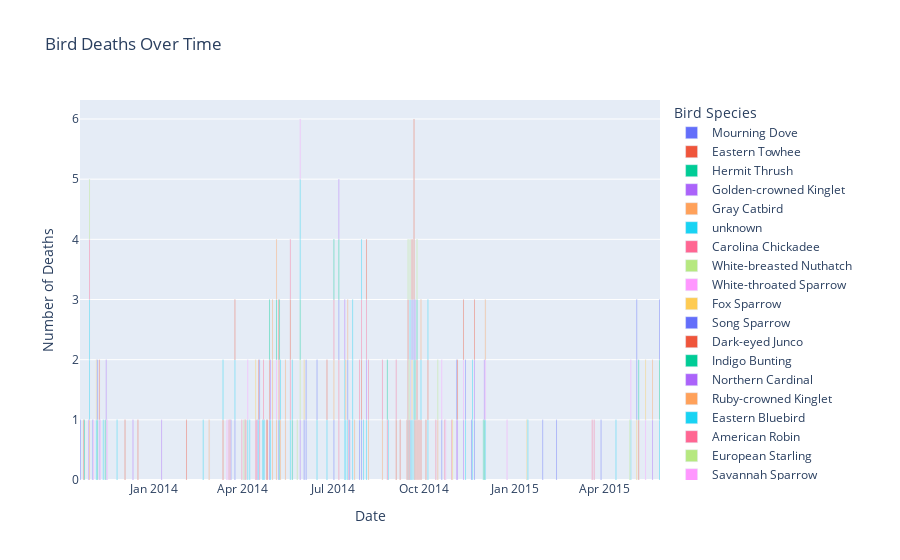

Notebook code cell kept with this figure:
### Code cell
import plotly.express as px
import pandas as pd

df=pd.read_csv("bird-window-collision-death.csv")
df['Date'] = pd.to_datetime(df['Date'])

# Create a bar chart
fig = px.bar(df, x='Date', y='Deaths', color='Common Name', title='Bird Deaths Over Time',
             labels={'Date': 'Date', 'Deaths': 'Number of Deaths', 'Common Name': 'Bird Species'})

# Show the plot
fig.show()

### Figure 1 — Plotly figure (JSON) as saved in the notebook; plotly's stock layout.template omitted (floating-point values rounded to 4 significant figures)
{"data": [{"alignmentgroup": "True", "hovertemplate": "Bird Species=Mourning Dove <br>Date=%{x}<br>Number of Deaths=%{y}<extra></extra>", "legendgroup": "Mourning Dove ", "marker": {"color": "#636efa", "pattern": {"shape": ""}}, "name": "Mourning Dove ", "offsetgroup": "Mourning Dove ", "orientation": "v", "showlegend": true, "textposition": "auto", "type": "bar", "x": ["2013-10-19T00:00:00", "2013-10-31T00:00:00", "2014-03-24T00:00:00", "2014-04-16T00:00:00", "2014-04-28T00:00:00", "2014-05-07T00:00:00", "2014-06-04T00:00:00", "2014-07-02T00:00:00", "2014-07-30T00:00:00", "2014-09-17T00:00:00", "2014-10-19T00:00:00", "2014-11-21T00:00:00", "2015-01-29T00:00:00", "2015-02-12T00:00:00"], "xaxis": "x", "y": [1, 1, 1, 1, 1, 1, 1, 1, 1, 1, 1, 1, 1, 1], "yaxis": "y"}, {"alignmentgroup": "True", "hovertemplate": "Bird Species=Eastern Towhee <br>Date=%{x}<br>Number of Deaths=%{y}<extra></extra>", "legendgroup": "Eastern Towhee ", "marker": {"color": "#EF553B", "pattern": {"shape": ""}}, "name": "Eastern Towhee ", "offsetgroup": "Eastern Towhee ", "orientation": "v", "showlegend": true, "textposition": "auto", "type": "bar", "x": ["2013-10-22T00:00:00", "2014-02-03T00:00:00"], "xaxis": "x", "y": [1, 1], "yaxis": "y"}, {"alignmentgroup": "True", "hovertemplate": "Bird Species=Hermit Thrush <br>Date=%{x}<br>Number of Deaths=%{y}<extra></extra>", "legendgroup": "Hermit Thrush ", "marker": {"color": "#00cc96", "pattern": {"shape": ""}}, "name": "Hermit Thrush ", "offsetgroup": "Hermit Thrush ", "orientation": "v", "showlegend": true, "textposition": "auto", "type": "bar", "x": ["2013-10-23T00:00:00", "2013-11-05T00:00:00", "2014-05-08T00:00:00", "2014-11-30T00:00:00"], "xaxis": "x", "y": [1, 1, 1, 1], "yaxis": "y"}, {"alignmentgroup": "True", "hovertemplate": "Bird Species=Golden-crowned Kinglet <br>Date=%{x}<br>Number of Deaths=%{y}<extra></extra>", "legendgroup": "Golden-crowned Kinglet ", "marker": {"color": "#ab63fa", "pattern": {"shape": ""}}, "name": "Golden-crowned Kinglet ", "offsetgroup": "Golden-crowned Kinglet ", "orientation": "v", "showlegend": true, "textposition": "auto", "type": "bar", "x": ["2013-10-27T00:00:00", "2013-11-07T00:00:00", "2013-11-14T00:00:00", "2013-12-11T00:00:00", "2014-01-09T00:00:00", "2014-11-03T00:00:00", "2014-11-04T00:00:00", "2014-11-10T00:00:00", "2014-11-21T00:00:00"], "xaxis": "x", "y": [1, 1, 1, 1, 1, 1, 1, 1, 1], "yaxis": "y"}, {"alignmentgroup": "True", "hovertemplate": "Bird Species=Gray Catbird <br>Date=%{x}<br>Number of Deaths=%{y}<extra></extra>", "legendgroup": "Gray Catbird ", "marker": {"color": "#FFA15A", "pattern": {"shape": ""}}, "name": "Gray Catbird ", "offsetgroup": "Gray Catbird ", "orientation": "v", "showlegend": true, "textposition": "auto", "type": "bar", "x": ["2013-10-28T00:00:00", "2014-05-01T00:00:00", "2014-05-01T00:00:00", "2014-05-01T00:00:00", "2014-05-05T00:00:00", "2014-05-07T00:00:00", "2014-05-09T00:00:00", "2014-05-14T00:00:00", "2014-05-14T00:00:00", "2014-07-02T00:00:00", "2014-08-06T00:00:00", "2014-08-20T00:00:00", "2014-10-15T00:00:00"], "xaxis": "x", "y": [1, 1, 1, 1, 1, 1, 1, 1, 1, 1, 1, 1, 1], "yaxis": "y"}, {"alignmentgroup": "True", "hovertemplate": "Bird Species=unknown<br>Date=%{x}<br>Number of Deaths=%{y}<extra></extra>", "legendgroup": "unknown", "marker": {"color": "#19d3f3", "pattern": {"shape": ""}}, "name": "unknown", "offsetgroup": "unknown", "orientation": "v", "showlegend": true, "textposition": "auto", "type": "bar", "x": ["2013-10-28T00:00:00", "2013-10-28T00:00:00", "2013-11-04T00:00:00", "2013-11-11T00:00:00", "2013-11-25T00:00:00", "2014-02-20T00:00:00", "2014-03-24T00:00:00", "2014-04-06T00:00:00", "2014-04-08T00:00:00", "2014-04-17T00:00:00", "2014-04-21T00:00:00", "2014-04-23T00:00:00", "2014-04-29T00:00:00", "2014-05-19T00:00:00", "2014-06-15T00:00:00", "2014-06-25T00:00:00", "2014-07-13T00:00:00", "2014-07-13T00:00:00", "2014-07-14T00:00:00", "2014-07-16T00:00:00", "2014-07-21T00:00:00", "2014-07-21T00:00:00", "2014-07-21T00:00:00", "2014-08-01T00:00:00", "2014-08-04T00:00:00", "2014-08-26T00:00:00", "2014-09-15T00:00:00", "2014-09-17T00:00:00", "2014-09-17T00:00:00", "2014-09-18T00:00:00", "2014-09-19T00:00:00", "2014-09-21T00:00:00", "2014-09-21T00:00:00", "2014-10-05T00:00:00", "2014-11-12T00:00:00", "2014-11-19T00:00:00", "2014-11-19T00:00:00", "2014-12-02T00:00:00", "2015-04-13T00:00:00", "2015-04-28T00:00:00", "2015-05-27T00:00:00"], "xaxis": "x", "y": [1, 1, 1, 1, 1, 1, 1, 1, 1, 1, 1, 1, 1, 1, 1, 1, 1, 1, 1, 1, 1, 1, 1, 1, 1, 1, 1, 1, 1, 1, 1, 1, 1, 1, 1, 1, 1, 1, 1, 1, 1], "yaxis": "y"}, {"alignmentgroup": "True", "hovertemplate": "Bird Species=Carolina Chickadee <br>Date=%{x}<br>Number of Deaths=%{y}<extra></extra>", "legendgroup": "Carolina Chickadee ", "marker": {"color": "#FF6692", "pattern": {"shape": ""}}, "name": "Carolina Chickadee ", "offsetgroup": "Carolina Chickadee ", "orientation": "v", "showlegend": true, "textposition": "auto", "type": "bar", "x": ["2013-10-28T00:00:00"], "xaxis": "x", "y": [1], "yaxis": "y"}, {"alignmentgroup": "True", "hovertemplate": "Bird Species=White-breasted Nuthatch <br>Date=%{x}<br>Number of Deaths=%{y}<extra></extra>", "legendgroup": "White-breasted Nuthatch ", "marker": {"color": "#B6E880", "pattern": {"shape": ""}}, "name": "White-breasted Nuthatch ", "offsetgroup": "White-breasted Nuthatch ", "orientation": "v", "showlegend": true, "textposition": "auto", "type": "bar", "x": ["2013-10-28T00:00:00"], "xaxis": "x", "y": [1], "yaxis": "y"}, {"alignmentgroup": "True", "hovertemplate": "Bird Species=White-throated Sparrow <br>Date=%{x}<br>Number of Deaths=%{y}<extra></extra>", "legendgroup": "White-throated Sparrow ", "marker": {"color": "#FF97FF", "pattern": {"shape": ""}}, "name": "White-throated Sparrow ", "offsetgroup": "White-throated Sparrow ", "orientation": "v", "showlegend": true, "textposition": "auto", "type": "bar", "x": ["2013-11-01T00:00:00", "2013-11-08T00:00:00", "2013-11-15T00:00:00", "2014-03-16T00:00:00", "2014-05-05T00:00:00", "2014-10-23T00:00:00", "2014-11-10T00:00:00", "2014-12-02T00:00:00", "2014-12-24T00:00:00"], "xaxis": "x", "y": [1, 1, 1, 1, 1, 1, 1, 1, 1], "yaxis": "y"}, {"alignmentgroup": "True", "hovertemplate": "Bird Species=Fox Sparrow <br>Date=%{x}<br>Number of Deaths=%{y}<extra></extra>", "legendgroup": "Fox Sparrow ", "marker": {"color": "#FECB52", "pattern": {"shape": ""}}, "name": "Fox Sparrow ", "offsetgroup": "Fox Sparrow ", "orientation": "v", "showlegend": true, "textposition": "auto", "type": "bar", "x": ["2013-11-04T00:00:00"], "xaxis": "x", "y": [1], "yaxis": "y"}, {"alignmentgroup": "True", "hovertemplate": "Bird Species=Song Sparrow <br>Date=%{x}<br>Number of Deaths=%{y}<extra></extra>", "legendgroup": "Song Sparrow ", "marker": {"color": "#636efa", "pattern": {"shape": ""}}, "name": "Song Sparrow ", "offsetgroup": "Song Sparrow ", "orientation": "v", "showlegend": true, "textposition": "auto", "type": "bar", "x": ["2013-11-05T00:00:00", "2014-03-20T00:00:00", "2014-06-15T00:00:00", "2014-07-16T00:00:00", "2014-07-28T00:00:00"], "xaxis": "x", "y": [1, 1, 1, 1, 1], "yaxis": "y"}, {"alignmentgroup": "True", "hovertemplate": "Bird Species=Dark-eyed Junco <br>Date=%{x}<br>Number of Deaths=%{y}<extra></extra>", "legendgroup": "Dark-eyed Junco ", "marker": {"color": "#EF553B", "pattern": {"shape": ""}}, "name": "Dark-eyed Junco ", "offsetgroup": "Dark-eyed Junco ", "orientation": "v", "showlegend": true, "textposition": "auto", "type": "bar", "x": ["2013-11-07T00:00:00", "2013-12-03T00:00:00", "2013-12-16T00:00:00", "2014-03-12T00:00:00", "2014-03-24T00:00:00", "2014-04-04T00:00:00", "2014-04-17T00:00:00", "2014-11-10T00:00:00", "2014-11-21T00:00:00"], "xaxis": "x", "y": [1, 1, 1, 1, 1, 1, 1, 1, 1], "yaxis": "y"}, {"alignmentgroup": "True", "hovertemplate": "Bird Species=Indigo Bunting <br>Date=%{x}<br>Number of Deaths=%{y}<extra></extra>", "legendgroup": "Indigo Bunting ", "marker": {"color": "#00cc96", "pattern": {"shape": ""}}, "name": "Indigo Bunting ", "offsetgroup": "Indigo Bunting ", "orientation": "v", "showlegend": true, "textposition": "auto", "type": "bar", "x": ["2013-11-13T00:00:00", "2014-05-05T00:00:00", "2015-05-27T00:00:00"], "xaxis": "x", "y": [1, 1, 1], "yaxis": "y"}, {"alignmentgroup": "True", "hovertemplate": "Bird Species=Northern Cardinal <br>Date=%{x}<br>Number of Deaths=%{y}<extra></extra>", "legendgroup": "Northern Cardinal ", "marker": {"color": "#ab63fa", "pattern": {"shape": ""}}, "name": "Northern Cardinal ", "offsetgroup": "Northern Cardinal ", "orientation": "v", "showlegend": true, "textposition": "auto", "type": "bar", "x": ["2013-11-14T00:00:00", "2014-05-29T00:00:00", "2014-07-13T00:00:00", "2014-08-04T00:00:00"], "xaxis": "x", "y": [1, 1, 1, 1], "yaxis": "y"}, {"alignmentgroup": "True", "hovertemplate": "Bird Species=Ruby-crowned Kinglet <br>Date=%{x}<br>Number of Deaths=%{y}<extra></extra>", "legendgroup": "Ruby-crowned Kinglet ", "marker": {"color": "#FFA15A", "pattern": {"shape": ""}}, "name": "Ruby-crowned Kinglet ", "offsetgroup": "Ruby-crowned Kinglet ", "orientation": "v", "showlegend": true, "textposition": "auto", "type": "bar", "x": ["2014-02-26T00:00:00"], "xaxis": "x", "y": [1], "yaxis": "y"}, {"alignmentgroup": "True", "hovertemplate": "Bird Species=Eastern Bluebird <br>Date=%{x}<br>Number of Deaths=%{y}<extra></extra>", "legendgroup": "Eastern Bluebird ", "marker": {"color": "#19d3f3", "pattern": {"shape": ""}}, "name": "Eastern Bluebird ", "offsetgroup": "Eastern Bluebird ", "orientation": "v", "showlegend": true, "textposition": "auto", "type": "bar", "x": ["2014-03-12T00:00:00", "2014-04-22T00:00:00"], "xaxis": "x", "y": [1, 1], "yaxis": "y"}, {"alignmentgroup": "True", "hovertemplate": "Bird Species=American Robin <br>Date=%{x}<br>Number of Deaths=%{y}<extra></extra>", "legendgroup": "American Robin ", "marker": {"color": "#FF6692", "pattern": {"shape": ""}}, "name": "American Robin ", "offsetgroup": "American Robin ", "orientation": "v", "showlegend": true, "textposition": "auto", "type": "bar", "x": ["2014-03-18T00:00:00", "2014-03-19T00:00:00", "2014-03-31T00:00:00", "2014-04-03T00:00:00", "2014-04-14T00:00:00", "2014-04-15T00:00:00", "2014-04-18T00:00:00", "2014-04-22T00:00:00", "2014-05-08T00:00:00", "2014-05-19T00:00:00", "2014-07-02T00:00:00", "2014-07-07T00:00:00", "2014-07-07T00:00:00", "2014-07-17T00:00:00", "2014-07-28T00:00:00", "2014-08-04T00:00:00", "2014-08-06T00:00:00", "2014-08-20T00:00:00", "2014-10-22T00:00:00", "2014-10-29T00:00:00", "2015-03-20T00:00:00"], "xaxis": "x", "y": [1, 1, 1, 1, 1, 1, 1, 1, 1, 1, 1, 1, 1, 1, 1, 1, 1, 1, 1, 1, 1], "yaxis": "y"}, {"alignmentgroup": "True", "hovertemplate": "Bird Species=European Starling <br>Date=%{x}<br>Number of Deaths=%{y}<extra></extra>", "legendgroup": "European Starling ", "marker": {"color": "#B6E880", "pattern": {"shape": ""}}, "name": "European Starling ", "offsetgroup": "European Starling ", "orientation": "v", "showlegend": true, "textposition": "auto", "type": "bar", "x": ["2014-04-02T00:00:00", "2014-05-29T00:00:00"], "xaxis": "x", "y": [1, 1], "yaxis": "y"}, {"alignmentgroup": "True", "hovertemplate": "Bird Species=Savannah Sparrow <br>Date=%{x}<br>Number of Deaths=%{y}<extra></extra>", "legendgroup": "Savannah Sparrow ", "marker": {"color": "#FF97FF", "pattern": {"shape": ""}}, "name": "Savannah Sparrow ", "offsetgroup": "Savannah Sparrow ", "orientation": "v", "showlegend": true, "textposition": "auto", "type": "bar", "x": ["2014-04-06T00:00:00"], "xaxis": "x", "y": [1], "yaxis": "y"}, {"alignmentgroup": "True", "hovertemplate": "Bird Species=Brown Thrasher <br>Date=%{x}<br>Number of Deaths=%{y}<extra></extra>", "legendgroup": "Brown Thrasher ", "marker": {"color": "#FECB52", "pattern": {"shape": ""}}, "name": "Brown Thrasher ", "offsetgroup": "Brown Thrasher ", "orientation": "v", "showlegend": true, "textposition": "auto", "type": "bar", "x": ["2014-04-14T00:00:00"], "xaxis": "x", "y": [1], "yaxis": "y"}, {"alignmentgroup": "True", "hovertemplate": "Bird Species=Cedar Waxwing <br>Date=%{x}<br>Number of Deaths=%{y}<extra></extra>", "legendgroup": "Cedar Waxwing ", "marker": {"color": "#636efa", "pattern": {"shape": ""}}, "name": "Cedar Waxwing ", "offsetgroup": "Cedar Waxwing ", "orientation": "v", "showlegend": true, "textposition": "auto", "type": "bar", "x": ["2014-04-18T00:00:00", "2014-06-02T00:00:00", "2014-07-18T00:00:00", "2014-09-21T00:00:00", "2014-11-12T00:00:00", "2015-03-29T00:00:00", "2015-05-27T00:00:00"], "xaxis": "x", "y": [1, 1, 1, 1, 1, 1, 1], "yaxis": "y"}, {"alignmentgroup": "True", "hovertemplate": "Bird Species=Ruby-throated Hummingbird <br>Date=%{x}<br>Number of Deaths=%{y}<extra></extra>", "legendgroup": "Ruby-throated Hummingbird ", "marker": {"color": "#EF553B", "pattern": {"shape": ""}}, "name": "Ruby-throated Hummingbird ", "offsetgroup": "Ruby-throated Hummingbird ", "orientation": "v", "showlegend": true, "textposition": "auto", "type": "bar", "x": ["2014-04-25T00:00:00", "2014-04-26T00:00:00", "2014-04-28T00:00:00", "2014-05-07T00:00:00", "2014-05-19T00:00:00", "2014-07-30T00:00:00", "2014-08-04T00:00:00", "2014-09-03T00:00:00", "2014-09-07T00:00:00", "2014-09-14T00:00:00", "2014-09-15T00:00:00", "2014-09-15T00:00:00", "2014-09-16T00:00:00", "2014-09-21T00:00:00", "2014-09-21T00:00:00", "2014-09-22T00:00:00", "2014-09-24T00:00:00", "2014-09-24T00:00:00", "2014-09-26T00:00:00", "2014-09-28T00:00:00", "2014-10-03T00:00:00", "2014-10-05T00:00:00"], "xaxis": "x", "y": [1, 1, 1, 1, 1, 1, 1, 1, 1, 1, 1, 1, 1, 1, 1, 1, 1, 1, 1, 1, 1, 1], "yaxis": "y"}, {"alignmentgroup": "True", "hovertemplate": "Bird Species=American Goldfinch <br>Date=%{x}<br>Number of Deaths=%{y}<extra></extra>", "legendgroup": "American Goldfinch ", "marker": {"color": "#00cc96", "pattern": {"shape": ""}}, "name": "American Goldfinch ", "offsetgroup": "American Goldfinch ", "orientation": "v", "showlegend": true, "textposition": "auto", "type": "bar", "x": ["2014-04-28T00:00:00", "2014-05-08T00:00:00", "2014-05-21T00:00:00", "2014-05-29T00:00:00", "2014-09-24T00:00:00"], "xaxis": "x", "y": [1, 1, 1, 1, 1], "yaxis": "y"}, {"alignmentgroup": "True", "hovertemplate": "Bird Species=Yellow-rumped Warbler <br>Date=%{x}<br>Number of Deaths=%{y}<extra></extra>", "legendgroup": "Yellow-rumped Warbler ", "marker": {"color": "#ab63fa", "pattern": {"shape": ""}}, "name": "Yellow-rumped Warbler ", "offsetgroup": "Yellow-rumped Warbler ", "orientation": "v", "showlegend": true, "textposition": "auto", "type": "bar", "x": ["2014-04-29T00:00:00"], "xaxis": "x", "y": [1], "yaxis": "y"}, {"alignmentgroup": "True", "hovertemplate": "Bird Species=Red-winged Blackbird <br>Date=%{x}<br>Number of Deaths=%{y}<extra></extra>", "legendgroup": "Red-winged Blackbird ", "marker": {"color": "#FFA15A", "pattern": {"shape": ""}}, "name": "Red-winged Blackbird ", "offsetgroup": "Red-winged Blackbird ", "orientation": "v", "showlegend": true, "textposition": "auto", "type": "bar", "x": ["2014-05-05T00:00:00", "2014-07-14T00:00:00", "2014-07-23T00:00:00"], "xaxis": "x", "y": [1, 1, 1], "yaxis": "y"}, {"alignmentgroup": "True", "hovertemplate": "Bird Species=Yellow-billed Cuckoo <br>Date=%{x}<br>Number of Deaths=%{y}<extra></extra>", "legendgroup": "Yellow-billed Cuckoo ", "marker": {"color": "#19d3f3", "pattern": {"shape": ""}}, "name": "Yellow-billed Cuckoo ", "offsetgroup": "Yellow-billed Cuckoo ", "orientation": "v", "showlegend": true, "textposition": "auto", "type": "bar", "x": ["2014-05-09T00:00:00", "2014-05-21T00:00:00", "2014-05-29T00:00:00", "2014-05-29T00:00:00", "2014-09-28T00:00:00"], "xaxis": "x", "y": [1, 1, 1, 1, 1], "yaxis": "y"}, {"alignmentgroup": "True", "hovertemplate": "Bird Species=Northern Flicker <br>Date=%{x}<br>Number of Deaths=%{y}<extra></extra>", "legendgroup": "Northern Flicker ", "marker": {"color": "#FF6692", "pattern": {"shape": ""}}, "name": "Northern Flicker ", "offsetgroup": "Northern Flicker ", "orientation": "v", "showlegend": true, "textposition": "auto", "type": "bar", "x": ["2014-05-19T00:00:00", "2014-07-30T00:00:00", "2014-08-25T00:00:00"], "xaxis": "x", "y": [1, 1, 1], "yaxis": "y"}, {"alignmentgroup": "True", "hovertemplate": "Bird Species=Common Yellowthroat <br>Date=%{x}<br>Number of Deaths=%{y}<extra></extra>", "legendgroup": "Common Yellowthroat ", "marker": {"color": "#B6E880", "pattern": {"shape": ""}}, "name": "Common Yellowthroat ", "offsetgroup": "Common Yellowthroat ", "orientation": "v", "showlegend": true, "textposition": "auto", "type": "bar", "x": ["2014-05-26T00:00:00", "2014-09-16T00:00:00", "2014-09-17T00:00:00"], "xaxis": "x", "y": [1, 1, 1], "yaxis": "y"}, {"alignmentgroup": "True", "hovertemplate": "Bird Species=American Redstart <br>Date=%{x}<br>Number of Deaths=%{y}<extra></extra>", "legendgroup": "American Redstart ", "marker": {"color": "#FF97FF", "pattern": {"shape": ""}}, "name": "American Redstart ", "offsetgroup": "American Redstart ", "orientation": "v", "showlegend": true, "textposition": "auto", "type": "bar", "x": ["2014-05-29T00:00:00"], "xaxis": "x", "y": [1], "yaxis": "y"}, {"alignmentgroup": "True", "hovertemplate": "Bird Species=Great Crested Flycatcher <br>Date=%{x}<br>Number of Deaths=%{y}<extra></extra>", "legendgroup": "Great Crested Flycatcher ", "marker": {"color": "#FECB52", "pattern": {"shape": ""}}, "name": "Great Crested Flycatcher ", "offsetgroup": "Great Crested Flycatcher ", "orientation": "v", "showlegend": true, "textposition": "auto", "type": "bar", "x": ["2014-06-02T00:00:00"], "xaxis": "x", "y": [1], "yaxis": "y"}, {"alignmentgroup": "True", "hovertemplate": "Bird Species=House Finch <br>Date=%{x}<br>Number of Deaths=%{y}<extra></extra>", "legendgroup": "House Finch ", "marker": {"color": "#636efa", "pattern": {"shape": ""}}, "name": "House Finch ", "offsetgroup": "House Finch ", "orientation": "v", "showlegend": true, "textposition": "auto", "type": "bar", "x": ["2014-06-04T00:00:00", "2014-07-07T00:00:00", "2014-11-18T00:00:00"], "xaxis": "x", "y": [1, 1, 1], "yaxis": "y"}, {"alignmentgroup": "True", "hovertemplate": "Bird Species=Northern Mockingbird <br>Date=%{x}<br>Number of Deaths=%{y}<extra></extra>", "legendgroup": "Northern Mockingbird ", "marker": {"color": "#EF553B", "pattern": {"shape": ""}}, "name": "Northern Mockingbird ", "offsetgroup": "Northern Mockingbird ", "orientation": "v", "showlegend": true, "textposition": "auto", "type": "bar", "x": ["2014-06-25T00:00:00", "2014-09-21T00:00:00"], "xaxis": "x", "y": [1, 1], "yaxis": "y"}, {"alignmentgroup": "True", "hovertemplate": "Bird Species=Ovenbird <br>Date=%{x}<br>Number of Deaths=%{y}<extra></extra>", "legendgroup": "Ovenbird ", "marker": {"color": "#00cc96", "pattern": {"shape": ""}}, "name": "Ovenbird ", "offsetgroup": "Ovenbird ", "orientation": "v", "showlegend": true, "textposition": "auto", "type": "bar", "x": ["2014-07-02T00:00:00", "2014-07-07T00:00:00", "2014-08-25T00:00:00"], "xaxis": "x", "y": [1, 1, 1], "yaxis": "y"}, {"alignmentgroup": "True", "hovertemplate": "Bird Species=Louisiana Waterthrush <br>Date=%{x}<br>Number of Deaths=%{y}<extra></extra>", "legendgroup": "Louisiana Waterthrush ", "marker": {"color": "#ab63fa", "pattern": {"shape": ""}}, "name": "Louisiana Waterthrush ", "offsetgroup": "Louisiana Waterthrush ", "orientation": "v", "showlegend": true, "textposition": "auto", "type": "bar", "x": ["2014-07-07T00:00:00"], "xaxis": "x", "y": [1], "yaxis": "y"}, {"alignmentgroup": "True", "hovertemplate": "Bird Species=Yellow-throated Vireo <br>Date=%{x}<br>Number of Deaths=%{y}<extra></extra>", "legendgroup": "Yellow-throated Vireo ", "marker": {"color": "#FFA15A", "pattern": {"shape": ""}}, "name": "Yellow-throated Vireo ", "offsetgroup": "Yellow-throated Vireo ", "orientation": "v", "showlegend": true, "textposition": "auto", "type": "bar", "x": ["2014-07-16T00:00:00"], "xaxis": "x", "y": [1], "yaxis": "y"}, {"alignmentgroup": "True", "hovertemplate": "Bird Species=Field Sparrow <br>Date=%{x}<br>Number of Deaths=%{y}<extra></extra>", "legendgroup": "Field Sparrow ", "marker": {"color": "#19d3f3", "pattern": {"shape": ""}}, "name": "Field Sparrow ", "offsetgroup": "Field Sparrow ", "orientation": "v", "showlegend": true, "textposition": "auto", "type": "bar", "x": ["2014-07-30T00:00:00"], "xaxis": "x", "y": [1], "yaxis": "y"}, {"alignmentgroup": "True", "hovertemplate": "Bird Species=Common Nighthawk <br>Date=%{x}<br>Number of Deaths=%{y}<extra></extra>", "legendgroup": "Common Nighthawk ", "marker": {"color": "#FF6692", "pattern": {"shape": ""}}, "name": "Common Nighthawk ", "offsetgroup": "Common Nighthawk ", "orientation": "v", "showlegend": true, "textposition": "auto", "type": "bar", "x": ["2014-09-03T00:00:00"], "xaxis": "x", "y": [1], "yaxis": "y"}, {"alignmentgroup": "True", "hovertemplate": "Bird Species=Black-throated Green Warbler <br>Date=%{x}<br>Number of Deaths=%{y}<extra></extra>", "legendgroup": "Black-throated Green Warbler ", "marker": {"color": "#B6E880", "pattern": {"shape": ""}}, "name": "Black-throated Green Warbler ", "offsetgroup": "Black-throated Green Warbler ", "orientation": "v", "showlegend": true, "textposition": "auto", "type": "bar", "x": ["2014-09-15T00:00:00", "2014-09-24T00:00:00"], "xaxis": "x", "y": [1, 1], "yaxis": "y"}, {"alignmentgroup": "True", "hovertemplate": "Bird Species=Yellow Warbler<br>Date=%{x}<br>Number of Deaths=%{y}<extra></extra>", "legendgroup": "Yellow Warbler", "marker": {"color": "#FF97FF", "pattern": {"shape": ""}}, "name": "Yellow Warbler", "offsetgroup": "Yellow Warbler", "orientation": "v", "showlegend": true, "textposition": "auto", "type": "bar", "x": ["2014-09-18T00:00:00"], "xaxis": "x", "y": [1], "yaxis": "y"}, {"alignmentgroup": "True", "hovertemplate": "Bird Species=Northern Waterthrush <br>Date=%{x}<br>Number of Deaths=%{y}<extra></extra>", "legendgroup": "Northern Waterthrush ", "marker": {"color": "#FECB52", "pattern": {"shape": ""}}, "name": "Northern Waterthrush ", "offsetgroup": "Northern Waterthrush ", "orientation": "v", "showlegend": true, "textposition": "auto", "type": "bar", "x": ["2014-09-19T00:00:00"], "xaxis": "x", "y": [1], "yaxis": "y"}, {"alignmentgroup": "True", "hovertemplate": "Bird Species=Thrush spp.<br>Date=%{x}<br>Number of Deaths=%{y}<extra></extra>", "legendgroup": "Thrush spp.", "marker": {"color": "#636efa", "pattern": {"shape": ""}}, "name": "Thrush spp.", "offsetgroup": "Thrush spp.", "orientation": "v", "showlegend": true, "textposition": "auto", "type": "bar", "x": ["2014-09-19T00:00:00"], "xaxis": "x", "y": [1], "yaxis": "y"}, {"alignmentgroup": "True", "hovertemplate": "Bird Species=Black-throated Blue Warbler <br>Date=%{x}<br>Number of Deaths=%{y}<extra></extra>", "legendgroup": "Black-throated Blue Warbler ", "marker": {"color": "#EF553B", "pattern": {"shape": ""}}, "name": "Black-throated Blue Warbler ", "offsetgroup": "Black-throated Blue Warbler ", "orientation": "v", "showlegend": true, "textposition": "auto", "type": "bar", "x": ["2014-09-19T00:00:00"], "xaxis": "x", "y": [1], "yaxis": "y"}, {"alignmentgroup": "True", "hovertemplate": "Bird Species=Scarlet Tanager <br>Date=%{x}<br>Number of Deaths=%{y}<extra></extra>", "legendgroup": "Scarlet Tanager ", "marker": {"color": "#00cc96", "pattern": {"shape": ""}}, "name": "Scarlet Tanager ", "offsetgroup": "Scarlet Tanager ", "orientation": "v", "showlegend": true, "textposition": "auto", "type": "bar", "x": ["2014-09-22T00:00:00"], "xaxis": "x", "y": [1], "yaxis": "y"}, {"alignmentgroup": "True", "hovertemplate": "Bird Species=Palm Warbler<br>Date=%{x}<br>Number of Deaths=%{y}<extra></extra>", "legendgroup": "Palm Warbler", "marker": {"color": "#ab63fa", "pattern": {"shape": ""}}, "name": "Palm Warbler", "offsetgroup": "Palm Warbler", "orientation": "v", "showlegend": true, "textposition": "auto", "type": "bar", "x": ["2014-09-22T00:00:00"], "xaxis": "x", "y": [1], "yaxis": "y"}, {"alignmentgroup": "True", "hovertemplate": "Bird Species=Tennessee Warbler <br>Date=%{x}<br>Number of Deaths=%{y}<extra></extra>", "legendgroup": "Tennessee Warbler ", "marker": {"color": "#FFA15A", "pattern": {"shape": ""}}, "name": "Tennessee Warbler ", "offsetgroup": "Tennessee Warbler ", "orientation": "v", "showlegend": true, "textposition": "auto", "type": "bar", "x": ["2014-09-28T00:00:00"], "xaxis": "x", "y": [1], "yaxis": "y"}, {"alignmentgroup": "True", "hovertemplate": "Bird Species=Chestnut-sided Warbler <br>Date=%{x}<br>Number of Deaths=%{y}<extra></extra>", "legendgroup": "Chestnut-sided Warbler ", "marker": {"color": "#19d3f3", "pattern": {"shape": ""}}, "name": "Chestnut-sided Warbler ", "offsetgroup": "Chestnut-sided Warbler ", "orientation": "v", "showlegend": true, "textposition": "auto", "type": "bar", "x": ["2014-10-05T00:00:00"], "xaxis": "x", "y": [1], "yaxis": "y"}, {"alignmentgroup": "True", "hovertemplate": "Bird Species=Red-eyed Vireo <br>Date=%{x}<br>Number of Deaths=%{y}<extra></extra>", "legendgroup": "Red-eyed Vireo ", "marker": {"color": "#FF6692", "pattern": {"shape": ""}}, "name": "Red-eyed Vireo ", "offsetgroup": "Red-eyed Vireo ", "orientation": "v", "showlegend": true, "textposition": "auto", "type": "bar", "x": ["2014-10-13T00:00:00"], "xaxis": "x", "y": [1], "yaxis": "y"}, {"alignmentgroup": "True", "hovertemplate": "Bird Species=Tufted Titmouse <br>Date=%{x}<br>Number of Deaths=%{y}<extra></extra>", "legendgroup": "Tufted Titmouse ", "marker": {"color": "#B6E880", "pattern": {"shape": ""}}, "name": "Tufted Titmouse ", "offsetgroup": "Tufted Titmouse ", "orientation": "v", "showlegend": true, "textposition": "auto", "type": "bar", "x": ["2014-10-15T00:00:00"], "xaxis": "x", "y": [1], "yaxis": "y"}, {"alignmentgroup": "True", "hovertemplate": "Bird Species=woodpecker spp<br>Date=%{x}<br>Number of Deaths=%{y}<extra></extra>", "legendgroup": "woodpecker spp", "marker": {"color": "#FF97FF", "pattern": {"shape": ""}}, "name": "woodpecker spp", "offsetgroup": "woodpecker spp", "orientation": "v", "showlegend": true, "textposition": "auto", "type": "bar", "x": ["2014-10-19T00:00:00"], "xaxis": "x", "y": [1], "yaxis": "y"}, {"alignmentgroup": "True", "hovertemplate": "Bird Species=Yellow-bellied Sapsucker<br>Date=%{x}<br>Number of Deaths=%{y}<extra></extra>", "legendgroup": "Yellow-bellied Sapsucker", "marker": {"color": "#FECB52", "pattern": {"shape": ""}}, "name": "Yellow-bellied Sapsucker", "offsetgroup": "Yellow-bellied Sapsucker", "orientation": "v", "showlegend": true, "textposition": "auto", "type": "bar", "x": ["2014-10-30T00:00:00", "2015-01-13T00:00:00"], "xaxis": "x", "y": [1, 1], "yaxis": "y"}, {"alignmentgroup": "True", "hovertemplate": "Bird Species=Blue-headed Vireo<br>Date=%{x}<br>Number of Deaths=%{y}<extra></extra>", "legendgroup": "Blue-headed Vireo", "marker": {"color": "#636efa", "pattern": {"shape": ""}}, "name": "Blue-headed Vireo", "offsetgroup": "Blue-headed Vireo", "orientation": "v", "showlegend": true, "textposition": "auto", "type": "bar", "x": ["2014-11-03T00:00:00"], "xaxis": "x", "y": [1], "yaxis": "y"}, {"alignmentgroup": "True", "hovertemplate": "Bird Species=Brown Creeper<br>Date=%{x}<br>Number of Deaths=%{y}<extra></extra>", "legendgroup": "Brown Creeper", "marker": {"color": "#EF553B", "pattern": {"shape": ""}}, "name": "Brown Creeper", "offsetgroup": "Brown Creeper", "orientation": "v", "showlegend": true, "textposition": "auto", "type": "bar", "x": ["2014-11-04T00:00:00"], "xaxis": "x", "y": [1], "yaxis": "y"}, {"alignmentgroup": "True", "hovertemplate": "Bird Species=American Woodcock<br>Date=%{x}<br>Number of Deaths=%{y}<extra></extra>", "legendgroup": "American Woodcock", "marker": {"color": "#00cc96", "pattern": {"shape": ""}}, "name": "American Woodcock", "offsetgroup": "American Woodcock", "orientation": "v", "showlegend": true, "textposition": "auto", "type": "bar", "x": ["2014-12-01T00:00:00"], "xaxis": "x", "y": [1], "yaxis": "y"}, {"alignmentgroup": "True", "hovertemplate": "Bird Species=American Pipit<br>Date=%{x}<br>Number of Deaths=%{y}<extra></extra>", "legendgroup": "American Pipit", "marker": {"color": "#ab63fa", "pattern": {"shape": ""}}, "name": "American Pipit", "offsetgroup": "American Pipit", "orientation": "v", "showlegend": true, "textposition": "auto", "type": "bar", "x": ["2014-12-01T00:00:00"], "xaxis": "x", "y": [1], "yaxis": "y"}, {"alignmentgroup": "True", "hovertemplate": "Bird Species=White-crowned Sparrow<br>Date=%{x}<br>Number of Deaths=%{y}<extra></extra>", "legendgroup": "White-crowned Sparrow", "marker": {"color": "#FFA15A", "pattern": {"shape": ""}}, "name": "White-crowned Sparrow", "offsetgroup": "White-crowned Sparrow", "orientation": "v", "showlegend": true, "textposition": "auto", "type": "bar", "x": ["2014-12-02T00:00:00"], "xaxis": "x", "y": [1], "yaxis": "y"}, {"alignmentgroup": "True", "hovertemplate": "Bird Species=Northern Cardinal<br>Date=%{x}<br>Number of Deaths=%{y}<extra></extra>", "legendgroup": "Northern Cardinal", "marker": {"color": "#19d3f3", "pattern": {"shape": ""}}, "name": "Northern Cardinal", "offsetgroup": "Northern Cardinal", "orientation": "v", "showlegend": true, "textposition": "auto", "type": "bar", "x": ["2015-01-14T00:00:00"], "xaxis": "x", "y": [1], "yaxis": "y"}, {"alignmentgroup": "True", "hovertemplate": "Bird Species=Song Sparrow<br>Date=%{x}<br>Number of Deaths=%{y}<extra></extra>", "legendgroup": "Song Sparrow", "marker": {"color": "#FF6692", "pattern": {"shape": ""}}, "name": "Song Sparrow", "offsetgroup": "Song Sparrow", "orientation": "v", "showlegend": true, "textposition": "auto", "type": "bar", "x": ["2015-03-22T00:00:00"], "xaxis": "x", "y": [1], "yaxis": "y"}, {"alignmentgroup": "True", "hovertemplate": "Bird Species=Brown Thrasher<br>Date=%{x}<br>Number of Deaths=%{y}<extra></extra>", "legendgroup": "Brown Thrasher", "marker": {"color": "#B6E880", "pattern": {"shape": ""}}, "name": "Brown Thrasher", "offsetgroup": "Brown Thrasher", "orientation": "v", "showlegend": true, "textposition": "auto", "type": "bar", "x": ["2015-04-27T00:00:00"], "xaxis": "x", "y": [1], "yaxis": "y"}, {"alignmentgroup": "True", "hovertemplate": "Bird Species=Ruby-throated Hummingbird<br>Date=%{x}<br>Number of Deaths=%{y}<extra></extra>", "legendgroup": "Ruby-throated Hummingbird", "marker": {"color": "#FF97FF", "pattern": {"shape": ""}}, "name": "Ruby-throated Hummingbird", "offsetgroup": "Ruby-throated Hummingbird", "orientation": "v", "showlegend": true, "textposition": "auto", "type": "bar", "x": ["2015-04-28T00:00:00", "2015-05-13T00:00:00"], "xaxis": "x", "y": [1, 1], "yaxis": "y"}, {"alignmentgroup": "True", "hovertemplate": "Bird Species=Gray Catbird<br>Date=%{x}<br>Number of Deaths=%{y}<extra></extra>", "legendgroup": "Gray Catbird", "marker": {"color": "#FECB52", "pattern": {"shape": ""}}, "name": "Gray Catbird", "offsetgroup": "Gray Catbird", "orientation": "v", "showlegend": true, "textposition": "auto", "type": "bar", "x": ["2015-05-04T00:00:00", "2015-05-13T00:00:00"], "xaxis": "x", "y": [1, 1], "yaxis": "y"}, {"alignmentgroup": "True", "hovertemplate": "Bird Species=Easterm Kingbird<br>Date=%{x}<br>Number of Deaths=%{y}<extra></extra>", "legendgroup": "Easterm Kingbird", "marker": {"color": "#636efa", "pattern": {"shape": ""}}, "name": "Easterm Kingbird", "offsetgroup": "Easterm Kingbird", "orientation": "v", "showlegend": true, "textposition": "auto", "type": "bar", "x": ["2015-05-04T00:00:00", "2015-05-04T00:00:00"], "xaxis": "x", "y": [1, 1], "yaxis": "y"}, {"alignmentgroup": "True", "hovertemplate": "Bird Species=Ruby-crowned Kinglet<br>Date=%{x}<br>Number of Deaths=%{y}<extra></extra>", "legendgroup": "Ruby-crowned Kinglet", "marker": {"color": "#EF553B", "pattern": {"shape": ""}}, "name": "Ruby-crowned Kinglet", "offsetgroup": "Ruby-crowned Kinglet", "orientation": "v", "showlegend": true, "textposition": "auto", "type": "bar", "x": ["2015-05-06T00:00:00"], "xaxis": "x", "y": [1], "yaxis": "y"}, {"alignmentgroup": "True", "hovertemplate": "Bird Species=Worm-eating Warbler<br>Date=%{x}<br>Number of Deaths=%{y}<extra></extra>", "legendgroup": "Worm-eating Warbler", "marker": {"color": "#00cc96", "pattern": {"shape": ""}}, "name": "Worm-eating Warbler", "offsetgroup": "Worm-eating Warbler", "orientation": "v", "showlegend": true, "textposition": "auto", "type": "bar", "x": ["2015-05-06T00:00:00"], "xaxis": "x", "y": [1], "yaxis": "y"}, {"alignmentgroup": "True", "hovertemplate": "Bird Species=Killdeer<br>Date=%{x}<br>Number of Deaths=%{y}<extra></extra>", "legendgroup": "Killdeer", "marker": {"color": "#ab63fa", "pattern": {"shape": ""}}, "name": "Killdeer", "offsetgroup": "Killdeer", "orientation": "v", "showlegend": true, "textposition": "auto", "type": "bar", "x": ["2015-05-20T00:00:00"], "xaxis": "x", "y": [1], "yaxis": "y"}, {"alignmentgroup": "True", "hovertemplate": "Bird Species=Northern Flicker<br>Date=%{x}<br>Number of Deaths=%{y}<extra></extra>", "legendgroup": "Northern Flicker", "marker": {"color": "#FFA15A", "pattern": {"shape": ""}}, "name": "Northern Flicker", "offsetgroup": "Northern Flicker", "orientation": "v", "showlegend": true, "textposition": "auto", "type": "bar", "x": ["2015-05-20T00:00:00"], "xaxis": "x", "y": [1], "yaxis": "y"}], "layout": {"barmode": "relative", "legend": {"title": {"text": "Bird Species"}, "tracegroupgap": 0}, "title": {"text": "Bird Deaths Over Time"}, "xaxis": {"anchor": "y", "domain": [0, 1], "title": {"text": "Date"}}, "yaxis": {"anchor": "x", "domain": [0, 1], "title": {"text": "Number of Deaths"}}}}
